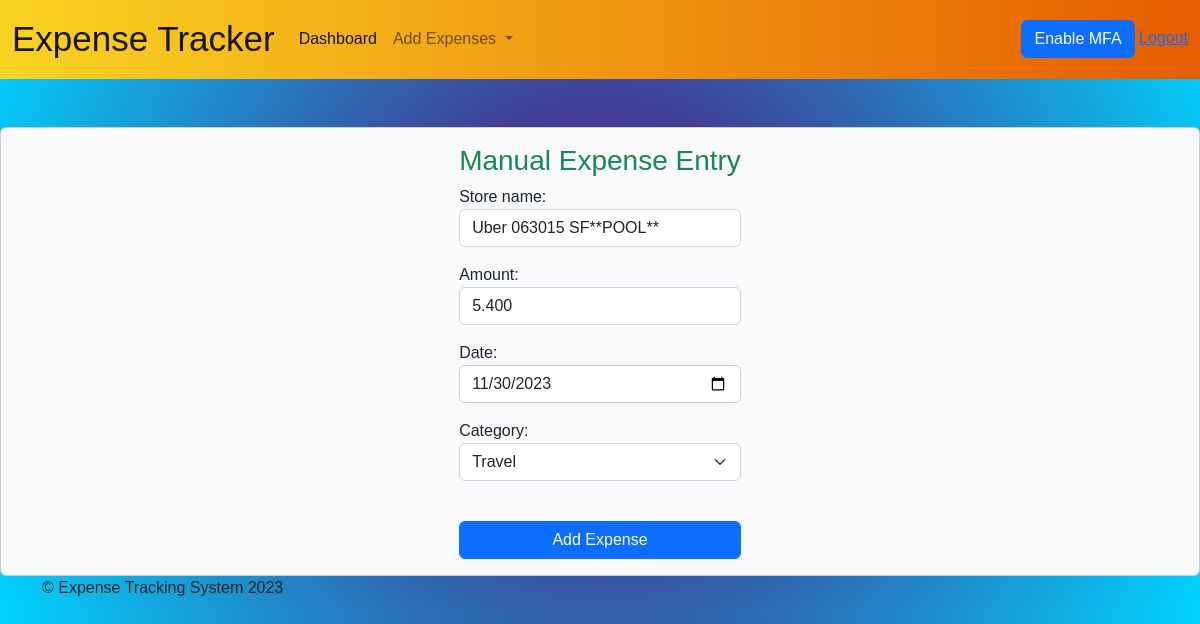
/update-expense/40/update (signed in), run on the app's committed database.
### expenseapp/models.py (models this page shows)
class Expense(models.Model):
     user = models.ForeignKey(User, on_delete=models.CASCADE)
     store_name = models.CharField(max_length=35)
     amount = models.DecimalField(max_digits=20, decimal_places=3)
     date = models.DateField()
     category = models.CharField(max_length=35)
     receipt_image_path = models.CharField(max_length=277, blank=True, null=True)

### expenseapp/views.py (the view, shortened to what this page needs)
# urls.py: path('update-expense/<int:pk>/update', views.ExpenseUpdateView.as_view(),
class ExpenseUpdateView(LoginRequiredMixin, UpdateView):
    model = Expense
    template_name = "manual_expense_entry.html"
    form_class = ExpenseForm
    success_url = reverse_lazy("expense_list")

### expenseapp/forms.py
class ExpenseForm(forms.ModelForm):
    store_name = forms.CharField(widget=forms.TextInput(attrs={'class': 'form-control'}))
    amount = forms.DecimalField(max_digits=20, decimal_places=3, widget=forms.NumberInput(attrs={'class': 'form-control'} ))
    date = forms.DateField(widget=forms.DateInput(attrs={'type': 'date', 'class': 'form-control'}))
    category = forms.ChoiceField(choices=CATEGORIES_CHOICES,
        widget=forms.Select(attrs={'class': 'form-select'}), required=False)
    class Meta:
        model = Expense
        fields = ['store_name', 'amount', 'date', 'category']

### expenseapp/templates/manual_expense_entry.html (shortened to what this page needs)
{% extends 'base.html' %}
{% block content %}
<div class="row">
  <div class="col-sm-12 col-md-12">
   <div class="card bg-light">
    <div style="margin:auto;" class="card-body">
      <h3 class="card-title text-center text-success">Manual Expense Entry</h3>
<form method="post" action="">
  {{ form.as_p }}
  <br>
	<div class="d-grid gap-2">
    <button type="submit" class="btn btn-primary">Add Expense</button>
	</div>
</form>
</div>
</div>
</div>
  </div>
{% endblock %}

### expenseapp/templates/base.html (style rules this page uses)
body { background: radial-gradient(circle, #5c0067 0%, #00d4ff 100%); font-family:Verdana, Geneva, Tahoma, sans-serif; }

### data on the page
Expense: store_name "Uber 063015 SF**POOL**", amount "5.400", date "11/30/2023", category "Travel"
